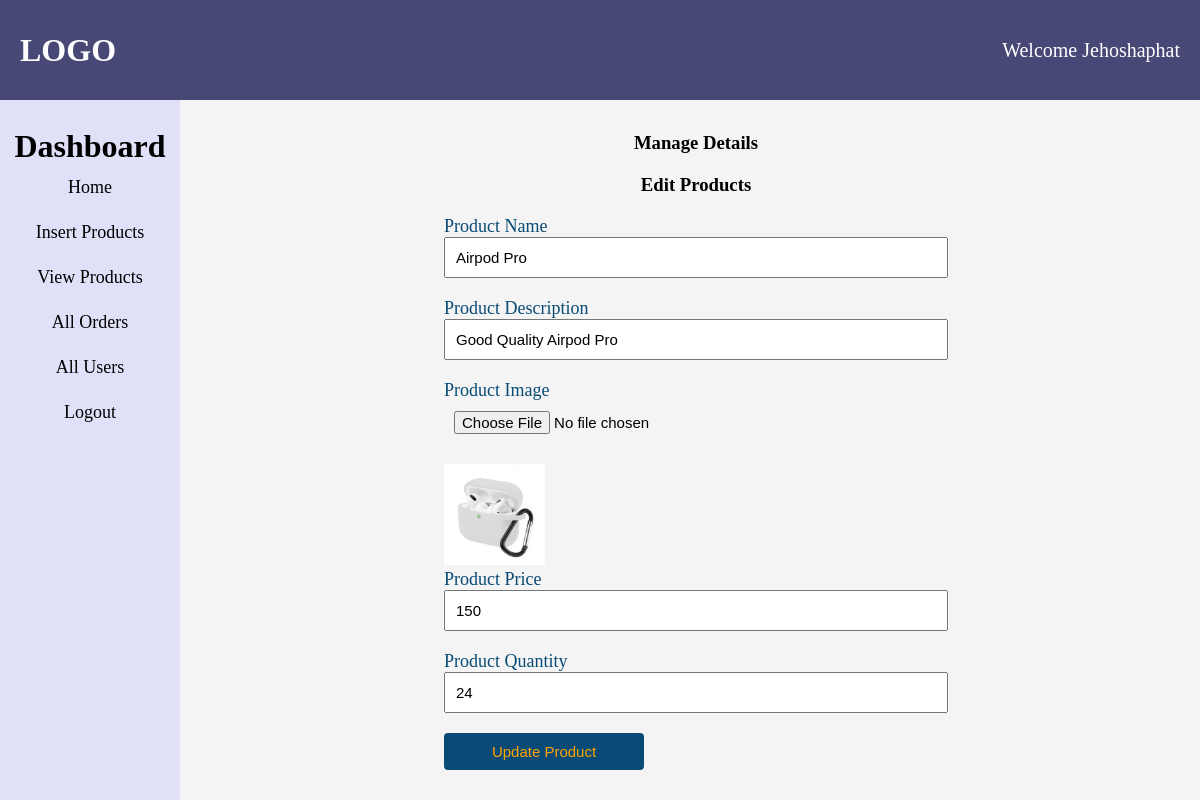
Page /Admin/index.php?edit_products=1 (signed in) on the committed database.
### tables this page shows
CREATE TABLE `products` (
  `id` int(6) NOT NULL,
  `name` varchar(100) NOT NULL,
  `description` varchar(100) NOT NULL,
  `image` varchar(100) NOT NULL,
  `price` int(11) NOT NULL,
  `quantity` int(11) NOT NULL
);

### Admin/Edit_products.php (the view, shortened to what this page needs)
<?php
include ("../include/connection.php");
if(isset($_GET['edit_products'])){
    $edit_id = $_GET['edit_products'];
    $get_edit_data = "SELECT * FROM `products` WHERE id = $edit_id";
    $result = $connection->query($get_edit_data);
    $fetch =   $result->fetch(PDO::FETCH_ASSOC);
    $product_name =  $fetch['name'];
    $product_desc =  $fetch['description'];
    $image_of_product =  $fetch['image'];
    $product_price =  $fetch['price'];
    $product_qty =  $fetch['quantity'];
}
?>
<!DOCTYPE html>
<html lang="en">
<head>
    <link rel="stylesheet" href="style.css">
</head>
<body>
    <h3>Edit Products</h3>
    <div class = "Product-form-container">
        <form action="" method = "POST" enctype = "multipart/form-data">
            <div>
                <label >Product Name</label>
                <input type="text" name="product-title" value= '<?php echo $product_name;?>'  required>
            </div>
            <div>
                 <label >Product Description</label>
                <input type="text" name="product-description" value= '<?php echo $product_desc;?>'  required >
            </div>
            <div>
                 <label >Product Image</label>
                <input type="file" name="product-image"  >
                <img class = 'input-img' src='./images/<?php echo $image_of_product;?>' alt="">
            </div>
            <div>
                 <label >Product Price</label>
                <input type="text" name="product-price" value= '<?php echo $product_price;?>' required >
            </div>
            <div>
                 <label >Product Quantity</label>
                <input type="text" name="product-quantity" value= '<?php echo $product_qty;?>'  required >
            </div>
            <div>
                <input class = "edit-btn" type="submit" name="edit_product_btn" value ="Update Product">
            </div>
        </form>
   </div>
</body>
</html>

### Admin/style.css (style rules this page uses)
* { margin: 0; padding: 0; box-sizing: border-box; list-style-type: none; text-decoration: none; }
body { background-color: #f4f4f4; }
h3 { text-align: center; color: black; margin: 20px; }
img { width: 80px; }
.Product-form-container { margin-bottom: 50px; }
.Product-form-container input { width: 50%; padding: 10px; margin: 0 25%; margin-bottom: 20px; font-size: 15px; }
.Product-form-container label { width: 50%; margin-bottom: 10px; margin: 0 25%; color: rgb(9, 75, 118); font-size: 18px; }
.edit-btn { margin: 0 25%; width: 200px !important; background-color: rgb(9, 75, 118); border: none; border-radius: 4px; color: orange; cursor: pointer; }
.input-img { width: 10%; margin: 0 25%; }

### rows in the picture
products: product-title "Airpod Pro", product-description "Good Quality Airpod Pro", image (picture), product-price "150", product-quantity "24"

### other values in the picture
$_SESSION['username'] "Jehoshaphat"
